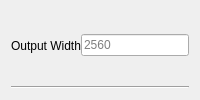
        <widget class="QWidget" name="widget4_oW" native="true">
         <property name="sizePolicy">
          <sizepolicy hsizetype="Preferred" vsizetype="Maximum">
           <horstretch>0</horstretch>
           <verstretch>0</verstretch>
          </sizepolicy>
         </property>
         <property name="toolTip">
          <string>Width (in pixels) of the window you will see</string>
         </property>
         <layout class="QVBoxLayout" name="verticalLayout_7">
          <item>
           <widget class="QWidget" name="widget_15" native="true">
            <property name="sizePolicy">
             <sizepolicy hsizetype="Preferred" vsizetype="Minimum">
              <horstretch>0</horstretch>
              <verstretch>0</verstretch>
             </sizepolicy>
            </property>
            <layout class="QHBoxLayout" name="horizontalLayout_7" stretch="0,0,0">
             <property name="spacing">
              <number>0</number>
             </property>
             <property name="leftMargin">
              <number>0</number>
             </property>
             <property name="topMargin">
              <number>0</number>
             </property>
             <property name="rightMargin">
              <number>0</number>
             </property>
             <property name="bottomMargin">
              <number>0</number>
             </property>
             <item>
              <widget class="QLabel" name="label_5">
               <property name="text">
                <string>Output Width</string>
               </property>
              </widget>
             </item>
             <item>
              <spacer name="horizontalSpacer_6">
               <property name="orientation">
                <enum>Qt::Orientation::Horizontal</enum>
               </property>
               <property name="sizeHint" stdset="0">
                <size>
                 <width>0</width>
                 <height>20</height>
                </size>
               </property>
              </spacer>
             </item>
             <item>
              <widget class="QLineEdit" name="lineEdit_oWidth">
               <property name="sizePolicy">
                <sizepolicy hsizetype="Fixed" vsizetype="Fixed">
                 <horstretch>0</horstretch>
                 <verstretch>0</verstretch>
                </sizepolicy>
               </property>
               <property name="maxLength">
                <number>4</number>
               </property>
               <property name="placeholderText">
                <string>2560</string>
               </property>
              </widget>
             </item>
            </layout>
           </widget>
          </item>
          <item>
           <widget class="Line" name="line_6">
            <property name="orientation">
             <enum>Qt::Orientation::Horizontal</enum>
            </property>
           </widget>
          </item>
         </layout>
        </widget>
